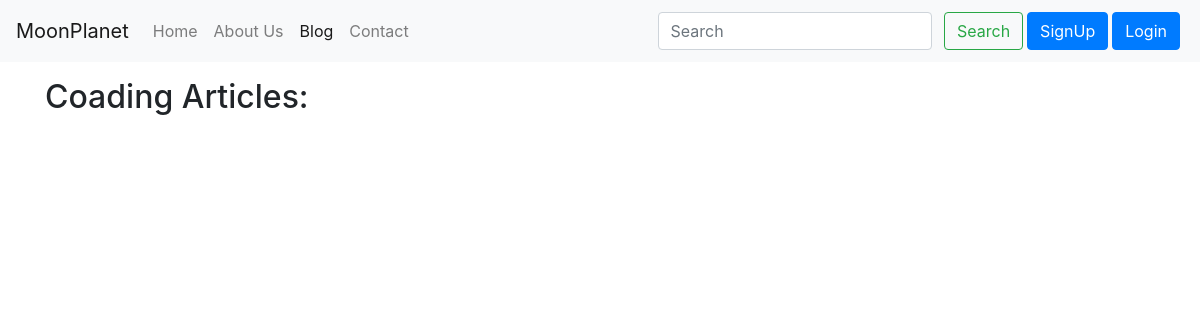
Before: /blog/ with the older database file.
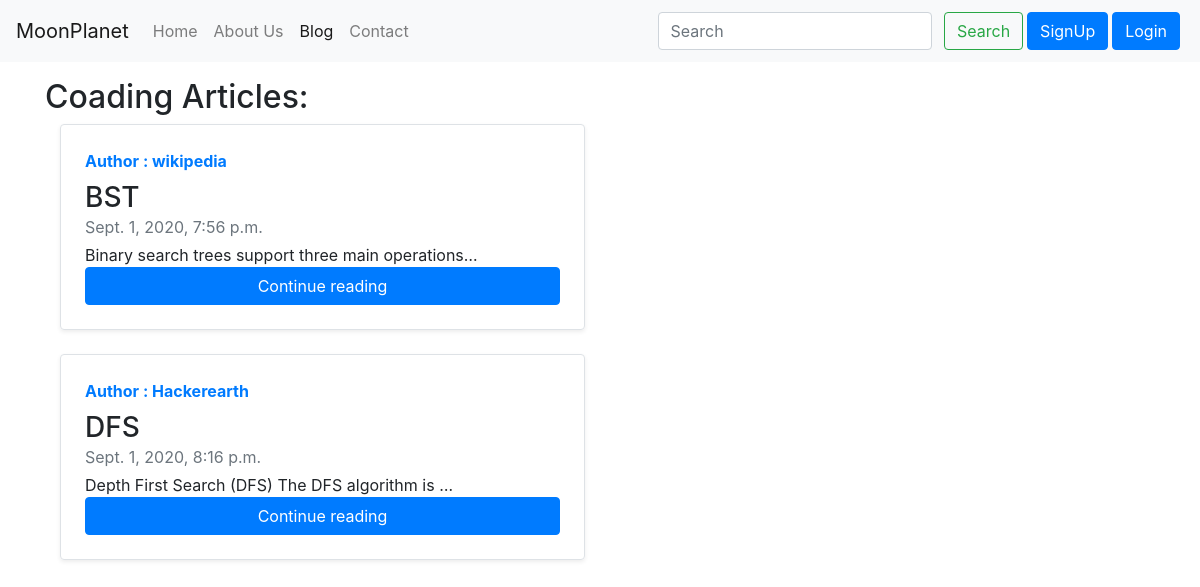
After: the same page with the newer database file.
### blog/models.py (models this page shows, shortened)
class Post(models.Model):
	sno=models.AutoField(primary_key=True)
	title=models.CharField(max_length=250,blank=False)
	content=models.TextField()
	author= models.CharField(max_length=50, blank=False)
	slug = models.CharField(max_length=250,blank=False)
	timeStamp=models.DateTimeField(auto_now=False, auto_now_add=True,blank=False)

### blog/views.py (the view)
# urls.py: path('', views.blogHome, name='blogHome'),
def blogHome(request):
	allposts=Post.objects.all()
	return render(request,'blog/blogHome.html',{'allPosts':allposts})

### templates/blog/blogHome.html (shortened to what this page needs)
{%extends 'base.html'%}
{%block blogactive%}active{%endblock blogactive%}
{%block body%}
<div class="container my-3">
<h2>Coading Articles: </h2>
{%for post in allPosts%}
<div class="col-md-6">
      <div class="row no-gutters border rounded overflow-hidden flex-md-row mb-4 shadow-sm h-md-250 position-relative">
        <div class="col p-4 d-flex flex-column position-static">
          <strong class="d-inline-block mb-2 text-primary">Author : {{post.author}}</strong>
          <h3 class="mb-0">{{post.title}}</h3>
          <div class="mb-1 text-muted">{{post.timeStamp}}</div>
          <p class="card-text mb-auto">{{post.content| truncatechars:50 }}</p>
          <a href="/blog/{{post.slug}}" role ="button" class="btn btn-primary">Continue reading</a>
        </div>
      </div>
    </div>
{%endfor%}
</div>
{%endblock%}

### templates/base.html (shortened to what this page needs)
<!doctype html>
<html lang="en">
  <head>
    <link rel="stylesheet" href="https://stackpath.bootstrapcdn.com/bootstrap/4.5.2/css/bootstrap.min.css">
  </head>
  <body>
    <nav class="navbar navbar-expand-lg navbar-light bg-light">
  <a class="navbar-brand" href="/">MoonPlanet</a>
  <div class="collapse navbar-collapse" id="navbarSupportedContent">
    <ul class="navbar-nav mr-auto">
      <li class="nav-item {%block homeactive%}{%endblock homeactive%}">
        <a class="nav-link" href="/">Home <span class="sr-only">(current)</span></a>
      </li>
      <li class="nav-item {%block aboutactive%}{%endblock aboutactive%}">
        <a class="nav-link" href="/about">About Us</a>
      </li>
	<li class="nav-item {%block blogactive%}{%endblock blogactive%}">
        <a class="nav-link" href="/blog">Blog</a>
      </li>
      <li class="nav-item {%block contactactive%}{%endblock contactactive%}">
        <a class="nav-link" href="/contact">Contact</a>
      </li>
    </ul>
<div class="ml-auto form-inline">
    <form method="get" action="/search" class="my-2 my-lg-0">
      <input class="form-control mr-sm-2" type="search" placeholder="Search" aria-label="Search" name="query" id="querys">
      <button class="btn btn-outline-success my-2 my-sm-0" type="submit">Search</button>
    </form>
{% if user.is_authenticated %}
<ul class="navbar-nav">
<li class="nav-item dropdown">
        <a class="nav-link dropdown-toggle" href="#" id="navbarDropdown" role="button" data-toggle="dropdown" aria-haspopup="true" aria-expanded="false">
          {{request.user}}
        </a>
        <div class="dropdown-menu" aria-labelledby="navbarDropdown">
          <a class="dropdown-item" href="#">Profile</a>
          <a class="dropdown-item" href="/logout">Logout</a>
        </div>
      </li>
</ul>
{% else %}
<button type="button" class="btn btn-primary m-1" data-toggle="modal" data-target="#signupModals">
  SignUp
</button>
<button type="button" class="btn btn-primary mr-1" data-toggle="modal" data-target="#loginModals">
  Login
</button>
{% endif %}
  </div>
</div>
</nav>
{% block body %} {% endblock %}
  </body>
</html>

Changed rows visible on the page:
added Post: author "wikipedia", title "BST", timeStamp "Sept. 1, 2020, 7:56 p.m.", content "Binary search trees support three main operations…"
added Post: author "Hackerearth", title "DFS", timeStamp "Sept. 1, 2020, 8:16 p.m.", content "Depth First Search (DFS) The DFS algorithm is …"
